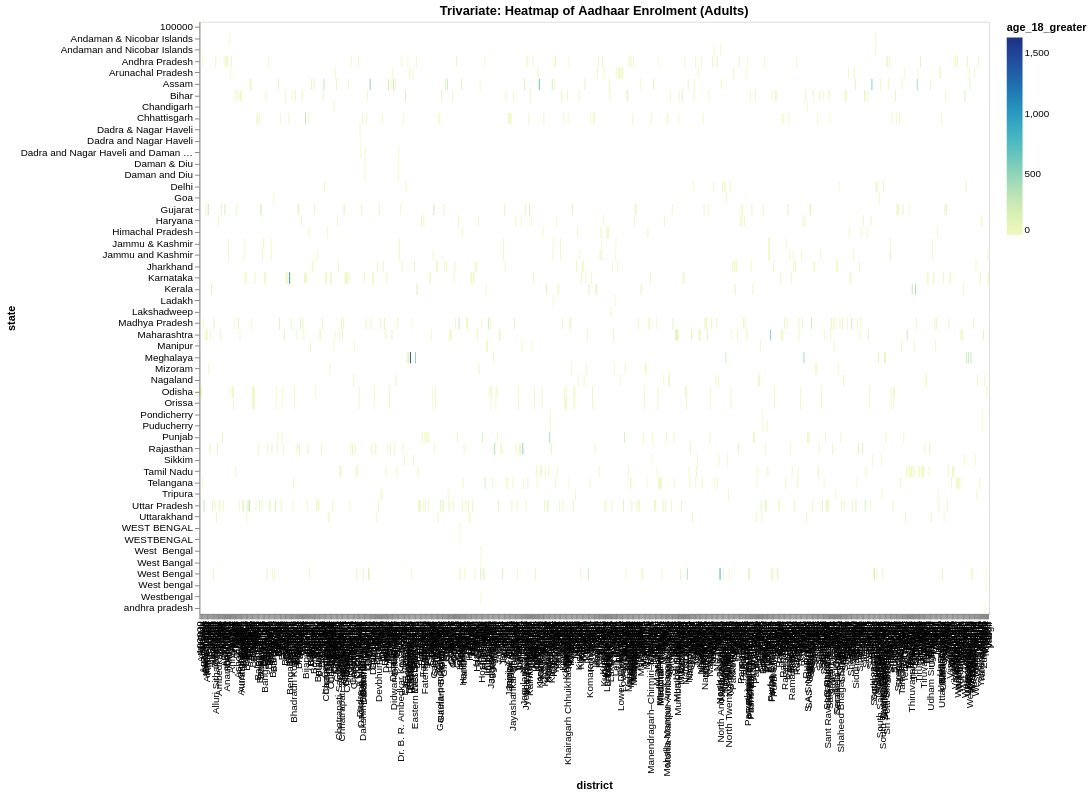

Notebook code for this chart:
### Code cell
district_summary = enrol_df.groupby(['state','district'])[['age_0_5','age_5_17','age_18_greater']].sum().reset_index()

heatmap = alt.Chart(district_summary).mark_rect().encode(
    x='district:N',
    y='state:N',
    color='age_18_greater:Q',
    tooltip=['state','district','age_0_5','age_5_17','age_18_greater']
).properties(
    width=800,
    height=600,
    title="Trivariate: Heatmap of Aadhaar Enrolment (Adults)"
)

heatmap.show()

### Figure 1 — Vega-Lite specification as saved in the notebook (floating-point values rounded to 4 significant figures; data arrays with more than 128 entries replaced by an {"elided": "..."} marker saying what was removed)
{"config": {"view": {"continuousWidth": 300, "continuousHeight": 300}}, "data": {"name": "data-2fc4fa95b4894d5bc2f1667dc09b22fc"}, "mark": {"type": "rect"}, "encoding": {"color": {"field": "age_18_greater", "type": "quantitative"}, "tooltip": [{"field": "state", "type": "nominal"}, {"field": "district", "type": "nominal"}, {"field": "age_0_5", "type": "quantitative"}, {"field": "age_5_17", "type": "quantitative"}, {"field": "age_18_greater", "type": "quantitative"}], "x": {"field": "district", "type": "nominal"}, "y": {"field": "state", "type": "nominal"}}, "height": 600, "title": "Trivariate: Heatmap of Aadhaar Enrolment (Adults)", "width": 800, "$schema": "https://vega.github.io/schema/vega-lite/v5.20.1.json", "datasets": {"data-2fc4fa95b4894d5bc2f1667dc09b22fc": {"elided": "1021 records"}}}
